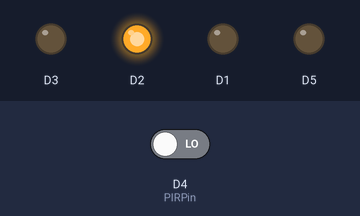
A sketch run on a simulated ESP8266 (NodeMCU). Shown: output pins drawn as LEDs (lit = HIGH). Inputs (shaded band) come from the test bench; at power-on: D4 (PIRPin) LOW.

Above: at 17.1 s.
18.1 s: D4 (PIRPin) driven HIGH
At 19.3 s:
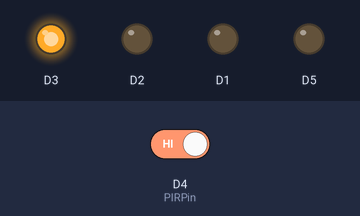
At 23.3 s:
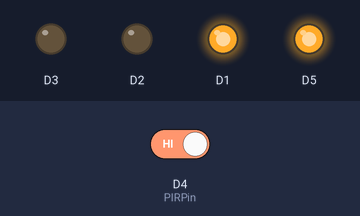
27.8 s: D4 (PIRPin) driven LOW
At 29.7 s:
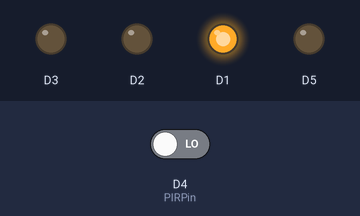
Timing chart, 0 to 43.5 s (numbered marks = the images above; inputs shaded):
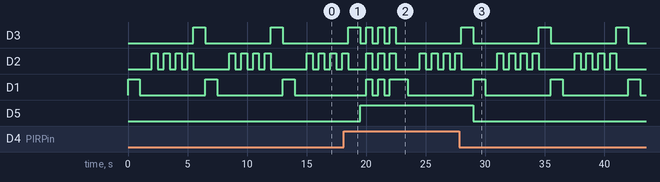

Measured:
- after the input at 18.1 s, D5: LOW → HIGH after 1.4 s
- after the input at 27.8 s, D5: HIGH → LOW after 1.2 s
- by itself, D3, D1: alternates HIGH for 1.0 s and LOW for 5.5 s
- by itself, D2: repeats every 6.5 s: 3 × (LOW 0.50 s, HIGH 0.50 s), LOW 3.0 s, HIGH 0.50 s

The sketch:

SemaforoSensor.ino
```cpp
const int PIRPin = D4;
int pirState = LOW;
int val = 0;
int counter;

void setup()
{
pinMode(D1, OUTPUT);
pinMode(D2, OUTPUT);
pinMode(D3, OUTPUT);
pinMode(D5, OUTPUT);
pinMode(PIRPin, INPUT);
Serial.begin(9600);
}
void loop()
{
        digitalWrite(D3,LOW);
        digitalWrite(D2, LOW);
        digitalWrite(D1, LOW);

      digitalWrite(D1, HIGH);
      delay(1000); // Wait for 1000 millisecond(s)
      digitalWrite(D1, LOW);
      delay(1000); // Wait for 1000 millisecond(s)

      digitalWrite(D2, HIGH);
      delay(500); // Wait for 1000 millisecond(s)
        for (counter = 0; counter < 3; ++counter)
        {
          digitalWrite(D2, LOW);
          delay(500); // Wait for 1000 millisecond(s)
          digitalWrite(D2, HIGH);
          delay(500); // Wait for 1000 millisecond(s)
        }
        digitalWrite(D2, LOW);
      digitalWrite(D3, HIGH);
      delay(1000); // Wait for 5000 millisecond(s)
      digitalWrite(D3, LOW);


  val = digitalRead(PIRPin);
  if (val == HIGH)
    {
      digitalWrite(D5,HIGH);

        digitalWrite(D3,HIGH);
        digitalWrite(D2, HIGH);
        digitalWrite(D1, HIGH);
        for (counter = 0; counter < 3; ++counter)
        {
          digitalWrite(D3, LOW);
          digitalWrite(D2, LOW);
          digitalWrite(D1, LOW);
          delay(500); // Wait for 1000 millisecond(s)
          digitalWrite(D3, HIGH);
          digitalWrite(D2, HIGH);
          digitalWrite(D1, HIGH);
          delay(500); // Wait for 1000 millisecond(s)
         }
    }

    else
    {
      digitalWrite(D5,LOW);

        digitalWrite(D3,LOW);
        digitalWrite(D2, LOW);
        digitalWrite(D1, LOW);
    }

}
```
